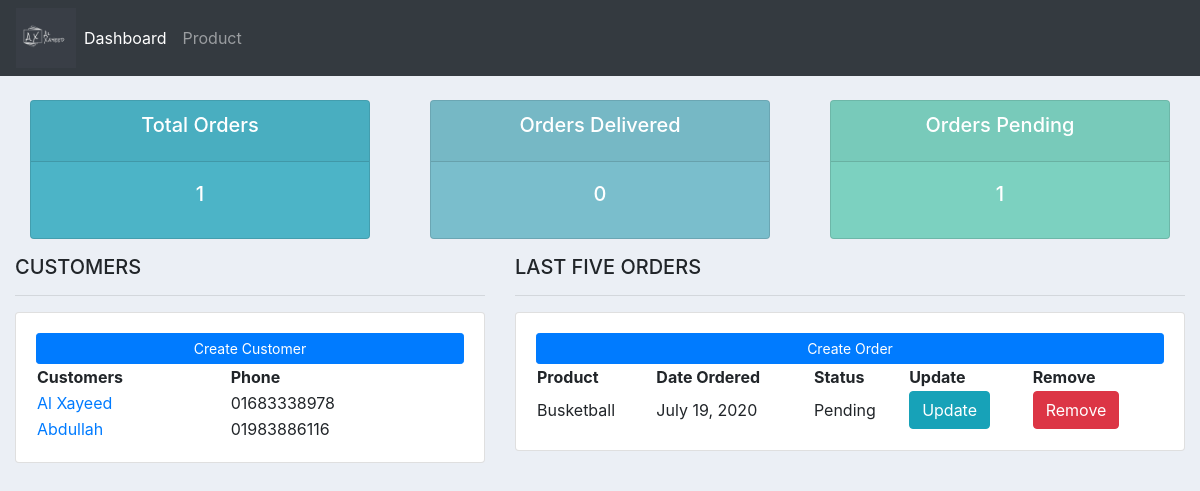
The app's page /, older data.
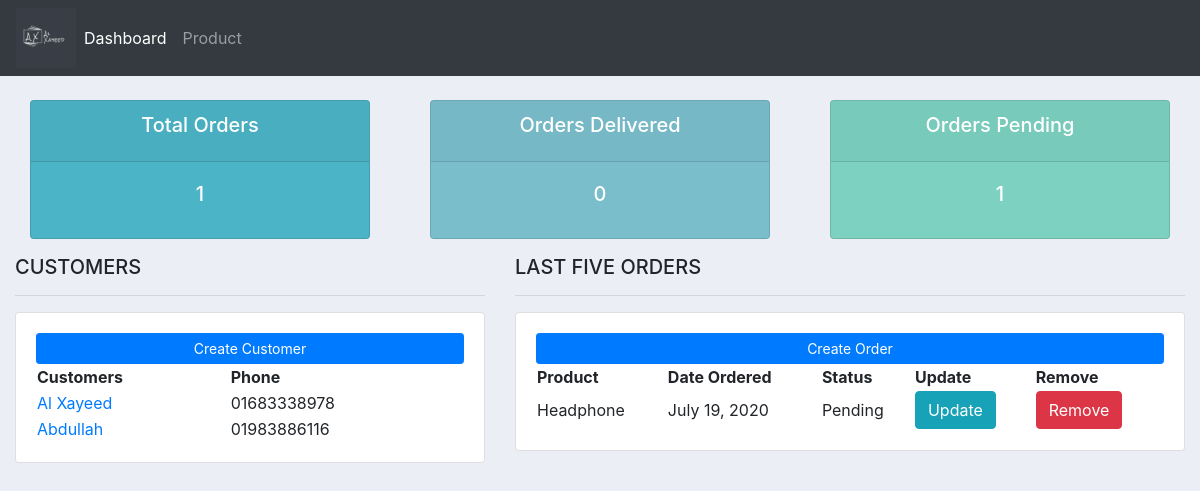
The same page, newer data.
### accounts/models.py (models this page shows, shortened)
class Customer(models.Model):
    name = models.CharField(max_length=200, null=True)
    phone = models.CharField(max_length=15, null=True)
    email = models.CharField(max_length=50, null=True)
    date_joined = models.DateTimeField(auto_now_add=True, null=True)

class Order(models.Model):
    STATUS = (
        ('Pending', 'Pending'),
        ('Out of Stock', 'Stock Out'),
        ('Delivered', 'Delivered'),
    )
    customer = models.ForeignKey(Customer,null=True, on_delete=models.CASCADE) #Order will be deleted if the customer is deleted
    product = models.ForeignKey(Product, null=True,on_delete=models.SET_NULL) #if the Product is deleted,order will remain same with a null value for product
    date_ordered = models.DateTimeField(auto_now_add=True, null=True)
    status = models.CharField(max_length=50, null=True, choices=STATUS)

class Product(models.Model):
    CATAGORY = (
        ('Indoor', 'Indoor'),
        ('Outdoor', 'Out door')
    )
    name = models.CharField(max_length=100, null=True)
    price = models.FloatField(null=True)
    catagory = models.CharField(max_length=100, choices=CATAGORY, null=True)
    description = models.CharField(max_length=200, null=True)
    date_created = models.DateTimeField(auto_now_add=True)
    tags = models.ManyToManyField(Tag)
    def __str__(self):
        return self.name

### accounts/views.py (the view)
# urls.py: path('',home, name='home'),
def home(request):
    orders = Order.objects.all()
    customers = Customer.objects.all()
    total_customers = customers.count()
    total_orders = orders.count()
    delivered = orders.filter(status='Delivered').count()
    pending = orders.filter(status='Pending').count()
    context = {'orders': orders, 'customers': customers, 'total_orders': total_orders , 'delivered': delivered, 'pending' : pending}
    return render(request, 'accounts/index.html', context)

### accounts/templates/accounts/index.html (shortened to what this page needs)
{% extends 'accounts/base.html' %}
{% block content %}
{% include 'accounts/status.html' %}
<div class="row">
    <div class="col-md-5">
        <h5>CUSTOMERS</h5>
        <hr>
        <div class="card card-body">
            <a class="btn btn-primary btn-sm btn-block" href="">Create Customer</a>
            <table table table-sm>
                <tr>
                    <th>Customers</th>
                    <th>Phone</th>
                </tr>
                {% for i in customers %}
                <tr>
                    <td><a style="text-decoration: none;" href="{% url 'customer' i.id %}">{{ i.name }}</a></td>
                    <td>{{ i.phone }}</td>
                </tr>
                {% endfor %}
            </table>
        </div>
    </div>
    <div class="col-md-7">
        <h5>LAST FIVE ORDERS</h5>
        <hr>
        <div class="card card-body">
            <a class="btn btn-primary btn-sm btn-block" href="{% url 'create_order' %}">Create Order</a>
            <table table table-sm>
                <tr>
                    <th>Product</th>
                    <th>Date Ordered</th>
                    <th>Status</th>
                    <th>Update</th>
                    <th>Remove</th>
                </tr>
                {% for i in orders %}
                <tr>
                    <td>{{ i.product }}</td>
                    <td>{{ i.date_ordered.date }}</td>
                    <td>{{ i.status }}</td>
                    <td><a class="btn btn-info" href="{% url 'update_order' i.id%}"> Update</td>
                    <td><a class="btn btn-danger" href="{% url 'delete_order' i.id %}"> Remove</td>
                </tr>
                {% endfor %}
            </table>
        </div>
    </div>
</div>
{% endblock %}

Row changes from the older to the newer data that the page shows:
removed Order: product "Busketball", date_ordered "July 19, 2020", status "Pending"
added Order: product "Headphone", date_ordered "July 19, 2020", status "Pending"
